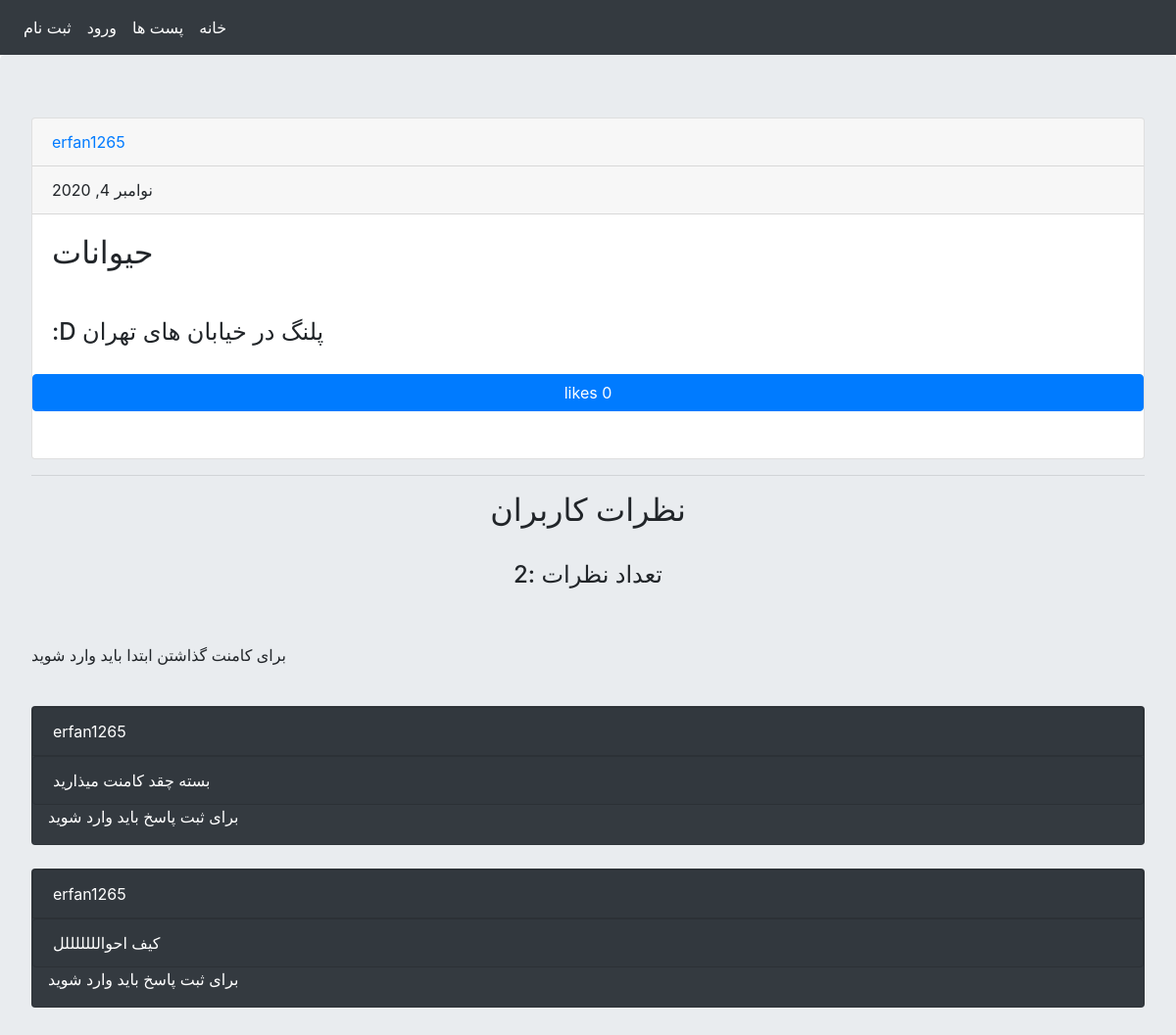
/posts/2020-11-4/حیوانات/, run on the app's committed database.
### social_media_posts/models.py (models this page shows, shortened)
class Post(models.Model):
    user = models.ForeignKey(User, on_delete=models.CASCADE, verbose_name="کاربر")
    title = models.CharField(max_length=100, verbose_name="موضوع")
    body = models.TextField(verbose_name="متن پست")
    slug = models.SlugField(unique=True, allow_unicode=True, verbose_name='نام در url')
    created = models.DateTimeField(auto_now_add=True, verbose_name='تاریخ تبت پست')
    objects = PostManager()
    class Meta:
        verbose_name = "پست"
        verbose_name_plural = 'پست ها'
    def like_count(self):
        return self.post_likes.count()

class PostComment(models.Model):
    user = models.ForeignKey(User, on_delete=models.CASCADE, related_name="usercomment", verbose_name='کاربر')
    post = models.ForeignKey(Post, on_delete=models.CASCADE, related_name='postcomment', verbose_name='پست')
    reply = models.ForeignKey("self", on_delete=models.CASCADE, blank=True, null=True, related_name='replycomment',
                              verbose_name="ریپلای")
    is_reply = models.BooleanField(default=False, verbose_name='ریپلای شده')
    body = models.TextField(max_length=400, verbose_name='متن کامنت')
    created = models.DateTimeField(auto_now_add=True, verbose_name='تاریخ ثبت')
    class Meta:
        verbose_name = 'کامنت',
        verbose_name_plural = 'کامنت ها'
        ordering = ('-created',)

### social_media_posts/views.py (the view, shortened to what this page needs)
# urls.py: path("posts/<int:year>-<int:month>-<int:day>/<slug>/", post_detail, name='post_detail'),
def post_detail(request, year, month, day, slug):
    message = messages.get_messages(request)
    reply_form = AddReplyForm(request.POST or None)
    form = PostCommentForm(request.POST or None)
    post = get_object_or_404(Post, created__year=year, created__month=month, created__day=day, slug=slug)
    global liked_by_user
    liked_by_user = False
    if request.user.is_authenticated:
        is_like = LikeSystem.objects.filter(user=request.user, post=post)
        if is_like.exists():
            liked_by_user = True
    comments = PostComment.objects.filter(post=post, is_reply=False)
    context = {
        "post": post,
        "messages": message,
        "comments": comments,
        "comment_form": form,
        "reply_form": reply_form,
        "is_like": liked_by_user
    }
    return render(request, "social_media_posts/post_detail.html", context)

### social_media_posts/templates/social_media_posts/post_detail.html (shortened to what this page needs)
{% extends 'shared/base.html' %}
{% block content %}
    <div class="card">
        <a href="{% url 'accounts:user_dashboard' user_id=post.user.id %}"><p class="card-header">{{ post.user }}</p>
        </a>
        <p class="card-header"> {{ post.created | date }}</p>
        <h2 class="card-body">
            {{ post.title }}
        </h2>
        <h4 class="card-body">
            {{ post.body }}
        </h4>
        {% if request.user != post.user %}
            {% if request.user.is_authenticated %}
                {% if not is_like %}
                    <a class="btn btn-primary "
                       href="{% url 'posts:like_post' post.id %}">likes {{ post.like_count }}</a>
                {% else %}
                    <a class="btn btn-danger "
                       href="{% url 'posts:unlike_post' post.id %}">unlike {{ post.like_count }}</a>
                {% endif %}
            {% else %}
                <button class="btn btn-primary">likes {{ post.like_count }} </button>
            {% endif %}
        {% endif %}
        <br><br>
    </div>
    <hr>
    <h2 class="text-center">نظرات کاربران</h2><br>
    <h4 class="text-center">تعداد نظرات :{{ comments.count }}</h4><br><br>
    {% if request.user.is_authenticated %}
        <form action="" method="post" class="col-md-6">
            {% csrf_token %}
            {{ comment_form }}
            <br>
            <button class="btn btn-info" type="submit">ثبت</button>
        </form>
    {% else %}
        <p>برای کامنت گذاشتن ابتدا باید وارد شوید</p>
    {% endif %}
    <br>
    {% for comment in comments %}
        <div class="card bg-dark text-white">
            <p class="card card-header">
                {{ comment.user.username }}
            </p>
            <p class="card card-header">
                {{ comment.body }}
            </p>
            {% if request.user.is_authenticated %}
                <form action="{% url 'posts:add_reply' post.id comment.id %}" method="post">
                    {% csrf_token %}
                    {{ reply_form.as_p }}
                    <button type="submit">ثبت</button>
                </form>
            {% else %}
                <p class="ml-3">برای ثبت پاسخ باید وارد شوید</p>
            {% endif %}
        </div> <br>
    {% empty %}
        <h2 class="text-center">کاربران برای این پست نظری ثبت نکرده اند</h2>
    {% endfor %}
{% endblock %}

### data on the page
Post: user "erfan1265", created "نوامبر 4, 2020", title "حیوانات", body "پلنگ در خیابان های تهران D:", like_count "0"
PostComment: user.username "erfan1265", body "بسته چقد کامنت میذارید"
PostComment: user.username "erfan1265", body "کیف احوالللللللل"

### other printed values
{{ comments.count }} "2"
